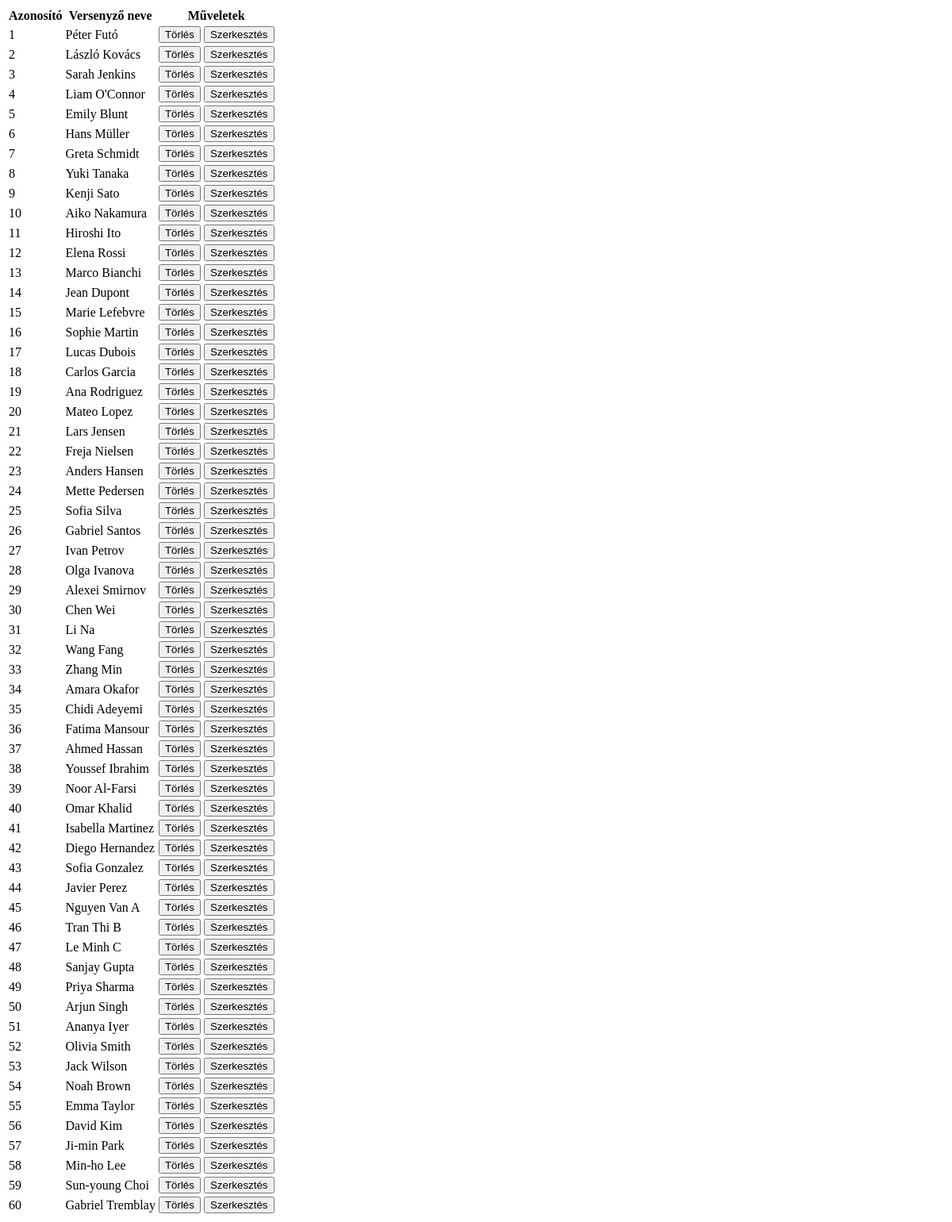
The page /footrace/index.php on the database as committed earlier.
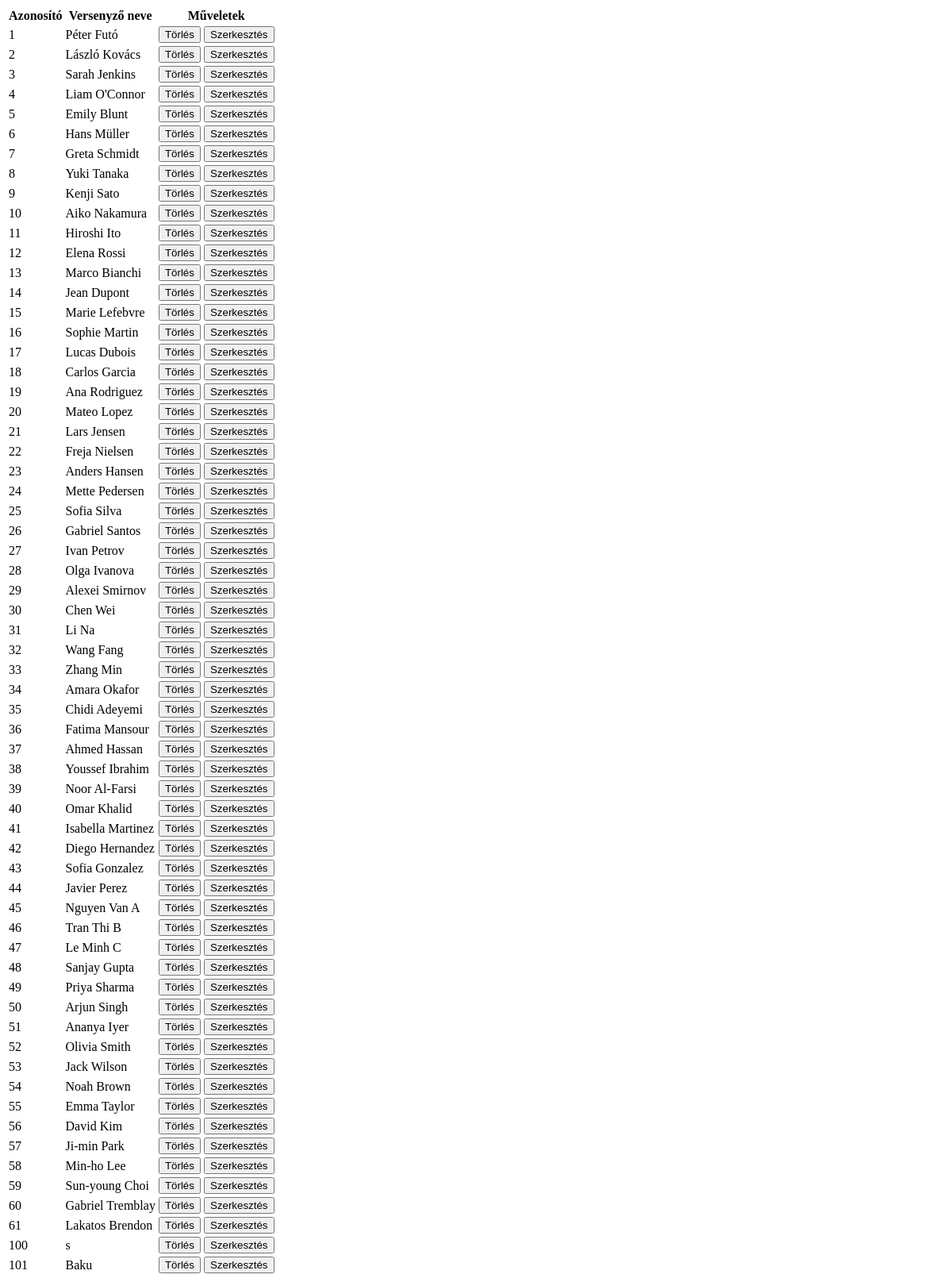
The same page on the database as committed later.
### tables this page shows
CREATE TABLE `runners` (
  `id` int(11) NOT NULL,
  `name` varchar(80) NOT NULL,
  `country_code` varchar(5) NOT NULL
);

### footrace/runners/class.php (called while the page is built, shortened)
<?php
include_once(__DIR__ . "/../connection.php");
class Runner {
    public function __construct(int $id, string $name) {
        $this->id = $id;
        $this->name = $name;
    }
}
class RunnerManager {
    public function Select(): array
    {
        global $connection;
        $sql = "SELECT id, name FROM runners";
        $result = $connection->query($sql);
        $runners = [];
        while($row = $result->fetch()) {
            $id = $row["id"];
            $name = $row["name"];
            array_push($runners, new Runner($id, $name));
        }
        return $runners;
    }
}

### footrace/index.php (the view, shortened to what this page needs)
<?php include_once("runners/class.php");
$manager = new RunnerManager();
$data = $manager->Select(); ?>
<!DOCTYPE html>
<html lang="hu">
<head>
</head>
<body>
    <table>
        <thead><tr>
            <th>Azonosító</th>
            <th>Versenyző neve</th>
            <th colspan="2">Műveletek</th>
        </tr></thead>
        <tbody><?php foreach($data as $runner) {
             ?>
            <tr>
                <td><?=$runner->id?></td>
                <td><?=$runner->name?></td>
                <td><form method="POST" action="runners/delete.php">
                    <button>Törlés</button>
                </form></td>
                <td><form method="POST">
                    <button>Szerkesztés</button>
                </form></td>
            </tr>
        <?php } ?></tbody>
    </table>
</body>
</html>

Rows that differ between the two databases and show on the page:
added runners: id "61", name "Lakatos Brendon"
added runners: id "100", name "s"
added runners: id "101", name "Baku"
